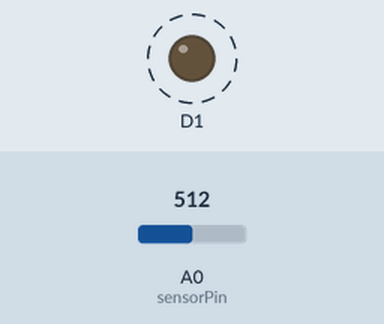
Recording of a sketch running on a simulated ESP8266 (NodeMCU). On the bench: output pins drawn as LEDs (lit = HIGH). Dashed ring = blinking. Inputs (shaded band) come from the test bench; at power-on: A0 (sensorPin) = 512. WiFi joins after 1.5 s; servers stay silent unless stated; what the sketch prints to the serial monitor is not drawn.

Above: at 2.2 s.
Timing chart, 0 to 4.5 s (numbered marks = the images above):
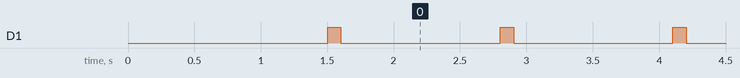

Measured:
- by itself, D1: alternates HIGH for 0.10 s and LOW for 1.2 s

The sketch:

project.ino
```cpp
  #include <ESP8266WiFi.h>
  int sensorPin = A0;
  double alpha = 0.75;
  int period = 100;
  double change = 0;
  double minval = 0;
  double h_val = 0;
  //const char* ssid = "Charcoal is cat_2.4GHz";
  //const char* password = "PpHp0930584886PH=99";
  const char* ssid = "new";
  const char* password = "wdx18000";
  WiFiServer server(80);

void setup(){
  Serial.begin(9600);
  pinMode(D1, OUTPUT);
  Serial.print("Connecting to ");
  Serial.println(ssid);
  WiFi.begin(ssid, password);
  while (WiFi.status() != WL_CONNECTED)
  {
    delay(500);
    Serial.print(".");
  }
  Serial.println("");
  Serial.println("WiFi connected");
  server.begin();
  Serial.println("Server started");
  Serial.println(WiFi.localIP());
}

void Passive_Buzzers(){
  Serial.println("111");
  digitalWrite(D1, HIGH);


}


void loop(){
  //Passive_Buzzers();
  static double oldValue = 0;
  static double oldChange = 0;
  int rawValue = analogRead(sensorPin);
  double value = alpha * oldValue + (1 - alpha) * rawValue;
  if(value < 50){
    Passive_Buzzers();
    }
    else{
      if(h_val < value){
      digitalWrite(D1, HIGH);
      delay(100);
      digitalWrite(D1, LOW);
      delay(1000);
        }
      }
  Serial.println(rawValue);
  //Serial.print(",");
  //Serial.println(value);
  oldValue = value;
  delay(period);

  delay(100);

  WiFiClient client = server.available();
  if (!client) {
    return;
  }
  //Serial.println("new client");
  while (!client.available())
  {
    delay(1);
  }
  String req = client.readStringUntil('\r');
  //Serial.println(req);
  client.flush();
  String web = "HTTP/1.1 200 OK\r\nContent-Type: text/html\r\n\r\n";
  web += "<html>\r\n";
  web += "<meta http-equiv=\"refresh\" content=\"0\">";
  web += "<body >\r\n";
  web += "<center>\r\n";
  web += "<h1>heartbeat sensor</h1>\r\n";
  web += "<h2>\r\n";
  if (value > 1){
    web += "Value = "+String(value)+"\r\n";
    }
  else{
    web += "Value 0\r\n";
    }
  web += "</h2>\r\n";
  web += "</center>\r\n";
  web += "</body>\r\n";
  web += "</html>\r\n";


  client.print(web);
  h_val = value;
}
```
